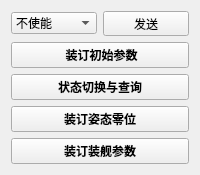
         <widget class="QWidget" name="tab_11">
          <attribute name="title">
           <string>操作1</string>
          </attribute>
          <layout class="QGridLayout" name="gridLayout_14">
           <item row="0" column="0">
            <widget class="QComboBox" name="comboBox_6">
             <item>
              <property name="text">
               <string>不使能</string>
              </property>
             </item>
             <item>
              <property name="text">
               <string>使能</string>
              </property>
             </item>
            </widget>
           </item>
           <item row="0" column="1">
            <widget class="QPushButton" name="pushButton_9">
             <property name="maximumSize">
              <size>
               <width>100</width>
               <height>25</height>
              </size>
             </property>
             <property name="text">
              <string>发送</string>
             </property>
            </widget>
           </item>
           <item row="1" column="0" colspan="2">
            <widget class="QPushButton" name="pushButton_2">
             <property name="minimumSize">
              <size>
               <width>0</width>
               <height>22</height>
              </size>
             </property>
             <property name="font">
              <font>
               <family>微软雅黑</family>
               <weight>75</weight>
               <bold>true</bold>
              </font>
             </property>
             <property name="text">
              <string> 装订初始参数</string>
             </property>
            </widget>
           </item>
           <item row="2" column="0" colspan="2">
            <widget class="QPushButton" name="pushButton">
             <property name="minimumSize">
              <size>
               <width>0</width>
               <height>22</height>
              </size>
             </property>
             <property name="font">
              <font>
               <family>微软雅黑</family>
               <weight>75</weight>
               <bold>true</bold>
              </font>
             </property>
             <property name="text">
              <string>状态切换与查询</string>
             </property>
            </widget>
           </item>
           <item row="3" column="0" colspan="2">
            <widget class="QPushButton" name="pushButton_3">
             <property name="minimumSize">
              <size>
               <width>0</width>
               <height>22</height>
              </size>
             </property>
             <property name="font">
              <font>
               <family>微软雅黑</family>
               <weight>75</weight>
               <bold>true</bold>
              </font>
             </property>
             <property name="text">
              <string>装订姿态零位</string>
             </property>
            </widget>
           </item>
           <item row="4" column="0" colspan="2">
            <widget class="QPushButton" name="pushButton_4">
             <property name="minimumSize">
              <size>
               <width>0</width>
               <height>22</height>
              </size>
             </property>
             <property name="font">
              <font>
               <family>微软雅黑</family>
               <weight>75</weight>
               <bold>true</bold>
              </font>
             </property>
             <property name="text">
              <string>装订装舰参数</string>
             </property>
            </widget>
           </item>
          </layout>
         </widget>
